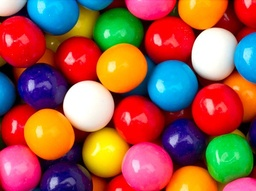
#> input picture python codes/gumballs.jpg, 256 x 191 px, shrunk from 598 x 446 before the run
$ jupyter execute --allow-errors ImageSegmentation.ipynb
#> lines starting #> are read from the running program, lines starting #| are printed output that depends on the picture
## Image Segmentation using K-means Clustering

[cell 1]
# imports needed
import numpy as np
import matplotlib.pyplot as plt
import scipy.ndimage
import scipy.io
from skimage import io

# setting seed, DON'T modify
np.random.seed(10)
from pylab import rcParams
rcParams['figure.figsize'] = 10, 7

- **loadImages** function is to load in a set of images given filenames.
    - It has an option to load in grayscale versions as well.
    - Color images are normalized. ([0,255] -> [0,1])

- **loadFilterBank** function is to load the image filters to be segmented. Visualizes all filters using a **5 by 8 subplot**.
    - The dimensions of the filter bank will be **49 x 49 x 38**.

- **getFilterResponses** extracts **pixel features** based off of image convolution.
    - The filters extracted from the previous step will be used in this function. They are essentially ways to extract information from neighboring pixels across the image.
    - The output will be **n x d**, where $n$ is the number of pixels extracted and $d$ will correspond to the number of filters in the given filter bank.
    - These features will be used in the next part to segment using kmeans.

[cell 2]
def loadImages(files = ['gumballs.jpg','snake.jpg'], grayscale = False):
    images = []
    for filename in files:
        # load in image, using grayscale parameter
        x = io.imread(filename, True)
        if not grayscale:
            # make sure to scale to [0,1] if color image
            x = io.imread(filename, False)
            x = x / 255
        images.append(x)
    return images

[cell 3]
def loadFilterBank():
    return scipy.io.loadmat('filterBank.mat')['F']
#> (reads python codes/filterBank.mat from the repository)

[cell 4]
#Display 40 Images
plt.clf()
plt.figure(figsize=(12,12))
filters = loadFilterBank()
for i in range(38):
    plt.subplot(5, 8, i+1)
    plt.imshow(filters[:, :, i])
    plt.title("filter" + str(i+1))
plt.tight_layout()
plt.show()
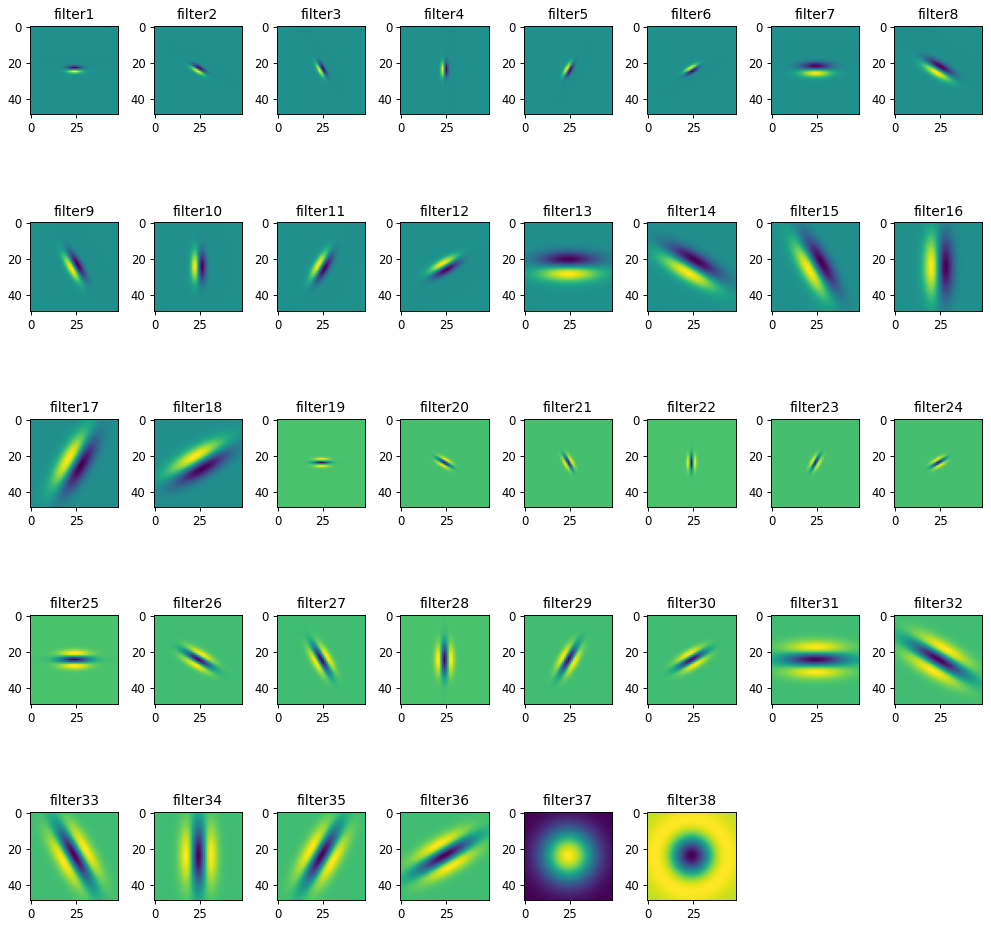
#> figure drawn by matplotlib, 38 panels

[cell 5]
'''
Inputs:
    - imageStack : list of numpy arrays of dimension N x M x 3 (where N and M can differ between each image)
    - F          : filter bank of dimension 49 x 49 x d where d = # of filters
    - subsample  : subsampling rate to only return a percentage of pixel features
Outputs:
    - features   : 2D numpy array containing the filter responses of imageStack using F
'''
def getFilterResponses(imageStack, F, subsample=0.05):
    features = []
    for image in imageStack:
        N, M, d = image.shape[0], image.shape[1], F.shape[2]
        responses = np.zeros((N,M,d))
        for i in range(d):
            filter = F[:,:,i]
            responses[:,:,i] = scipy.ndimage.convolve(image,filter)

        responses = responses.reshape(N*M, d)
        sample_idx = np.random.choice(N*M, int(N*M*subsample), replace=False)
        sampled_responses = responses[sample_idx,:]
        features.append(sampled_responses)
    features = np.concatenate(features, axis=0)
    return features

Now, I will be using k-means to compute texture features. The features themselves will be histograms of **quantized** filter responses of a neighborhood around a pixel.

- **createTextons** function.
    - This function will take an array of gathered **filterResponses** as input.
    - Now, using the KMeans module from scikit-learn, fit it on filterResponses.
    - This will return a trained KMeans (**textons**) to be used in the next function.

- **getTextonFeatures** function.
    - It takes as input a **trained** KMeans module (**textons**) from calling createTextons in another cell.
    - (1) The function will first convolve the input filter bank on an input image.
        - The result of this will be an **N x M x d** array of responses.
    - (2) Next, create another array of size **N x M** of quantized filter responses for each pixel. To do this:
        - Naively loop through each pixel, but this can be quickly vectorized by doing the following.
        - First, reshape the array from (1) into an array of **NM x d** array.
        - Next, pass this into the kmeans module to compute their quantized filter responses (i.e. nearest texton). This should be a 1D numpy array containing the new labels. We are essentially mapping the filter responses into a discrete amount of vectors for (3).
        - Finally, reshape the labels back into dimension **N x M**.
    - (3) Next, create **histogram features** of each pixel using their neighborhood's quantized results. Initialize a new array of size **N x M x k**. For each pixel do the following:
        - Using the window_size input, look at surrounding pixels (in a box). (This is completed with inner for loops).
        - Now collect the neighborhood's corresponding quantized labels from step (2). Specifically, collect the number of each quantized label in the neighborhood.
            - I have setup an array of size $k$ for this -- just increment each index based on the neighborhood.
        - Now store this result in the histogram array.
        - **Note:** This is also vectorized (i.e. without the two inner for loops) but be sure to use correct bounds.

     - Now just return the array from (3).

[cell 6]
from sklearn.cluster import KMeans

[cell 7]
'''
Inputs:
    - filterResponses : 2D numpy array containing a set of filter responses from pixels.
                            - Each row should contain d filter responses where d = size of filter bank used
    - numTextons      : int, specifying the number of cluster centers to find from filterResponses
Outputs:
    - textons         : scikit-learn KMeans module that has been fitted on filterResponses
'''
def createTextons(filterResponses, numTextons=50):
    textons = KMeans(n_clusters=numTextons)# Create KMeans module
    textons.fit(filterResponses)# Now fit on filterResponses

    return textons

[cell 8]
'''
Inputs:
    - image        : grayscale image as a numpy array of size N x M
    - textons      : an sklearn.cluster.KMeans module that has been trained on filterResponses
    - F            : filter bank of dimension 49 x 49 x d where d = # of filters
    - window_size  : dimension of square window centered at current pixel to collect histogram information
Outputs:
    - features   : 2D numpy array containing the filter responses of imageStack using F
'''
def getTextonFeatures(image, textons, F, window_size = 7):
    N, M, d = image.shape[0], image.shape[1], F.shape[2]
    k = textons.n_clusters

    print("Step 1...")
    # Step (1)
    responses = np.zeros((N,M,d))
    for i in range(d):
        filter = F[:,:,i]
        responses[:,:,i] = scipy.ndimage.convolve(image,filter)

    print("Step 2...")
    # Step (2)
    # add in as much code to obtain a final quantized_responses array
    quantized_responses = responses.reshape(N*M, d)
    quantized_responses = textons.predict(quantized_responses)
    quantized_responses = quantized_responses.reshape(N, M)

    print("Step 3...")
    # Step (3)
    histograms = np.zeros((N,M,k))
    for i in range(N):
        for j in range(M):
            # current histogram should have k entries where:
            #    i-th element will contain the # of times a quantized centroid occurs
            hist = np.array([0 for i in range(k)])

            # go through the neighborhood
            for x in range( max(0, i - window_size // 2), min(N, i + window_size // 2 + 1) ):
                for y in range( max(0, j - window_size // 2), min(M, j + window_size // 2 + 1) ):
                    current_quantized = quantized_responses[x, y]# collect the neighborhood stats
                    hist[current_quantized] = hist[current_quantized] + 1# don't forget to update hist

            # set the pixel's completed histogram
            histograms[i,j] = hist

    return histograms

I can now compute the image segmentations. This will be done by another K-means clustering.

- Complete the createSegmentation function.
    - The input will be **N x M x d** array of features.
    - Run K-means on this (make sure to first reshape to **NM x d**) using the given k.
    - Now provide the correct label for each feature.
    - **Note:** this is pretty similar to step (2) of getTextonFeatures, except you must train another kmeans module.

[cell 9]
'''
Inputs:
    - features     : 3D numpy array containing a set of features for each pixel in an image
    - k            : int, specifying the number of image segments desired
Outputs:
    - segmentation : 2D numpy array containing a label for each pixel based on features
'''
def createSegmentation(features, k=5):
    N,M,d = features.shape
    kmeans = KMeans(n_clusters=k)# create kmeans module

    # first fit then predict label of each pixel
    kmeans.fit(features.reshape(N*M, d))
    labels = kmeans.predict(features.reshape(N*M, d))

    return labels.reshape(N, M)# return segmentation of size N*M x d

### Part D.

Now to do some visualizations! I pipelined each previous part together.

- (1) Collect the filterResponses from **imageStackGray**.
    - Simply call getFilterResponses and pass in imageStackGray and filter bank F.

- (2) Create a textons (Kmeans of responses) module using **createTextons** from data in (1).
    - We suggest using the default value of numTextons=50, but this can be experimented with.

Now, **for each image** in imageStack/imageStackGray, do the following (3) to (5) + Visualizations:

- (3) Take the current image (**grayscale version**) and extract the histogram features from **part C**.
    - I can also experiment with window_size to try and understand how these features change.

- (4) Create the segmentation (**part D**) of textonFeatures from (3).
    - Feel free to adjust the value of $k$ to test.

- (5) In addition, create a **color segmentation** from the original color image.
    - This can be done by simply passing in the color version of this image into createSegmentation.
    - Feel free to adjust the value of $k$

Now visualized the following:

- The original color image.

- Texture Segmentation from (4).
    - Make sure to title it with the parameters used (numTextons, window_size and $k$)

- Color Segmentation from (5).
    - Make sure to title it with the value of $k$ used.

[cell 10]
imageStack = loadImages(grayscale=False)
#> in loadImages, `x = io.imread(filename, True)`:
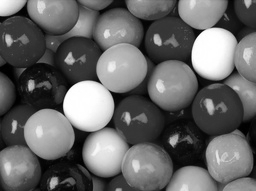
#> x: shape (191, 256) float64; min 0, max 1, mean 0.403
#> pass 2 of the loop in loadImages, `for filename in files:`:
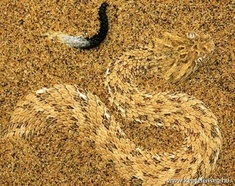
#> input picture python codes/snake.jpg, 235 x 186 px, shrunk from 550 x 434 before the run
#> in loadImages, `x = io.imread(filename, True)`:
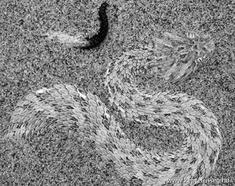
#> x: shape (186, 235) float64; min 0.00281, max 0.987, mean 0.527
#> imageStack = 2 items
imageStackGray = loadImages(grayscale=True)
#> pass 2 of the loop in loadImages, `for filename in files:`:
#> imageStackGray = 2 items

[cell 11]
F = loadFilterBank()
FilterResponses = getFilterResponses(imageStackGray, F)
#> the loop in getFilterResponses, `for image in imageStack:` made 2 passes
#> (N, M, d) on passes 1 to 2: (191, 256, 38), (186, 235, 38)

[cell 12]
textons = createTextons(FilterResponses)
